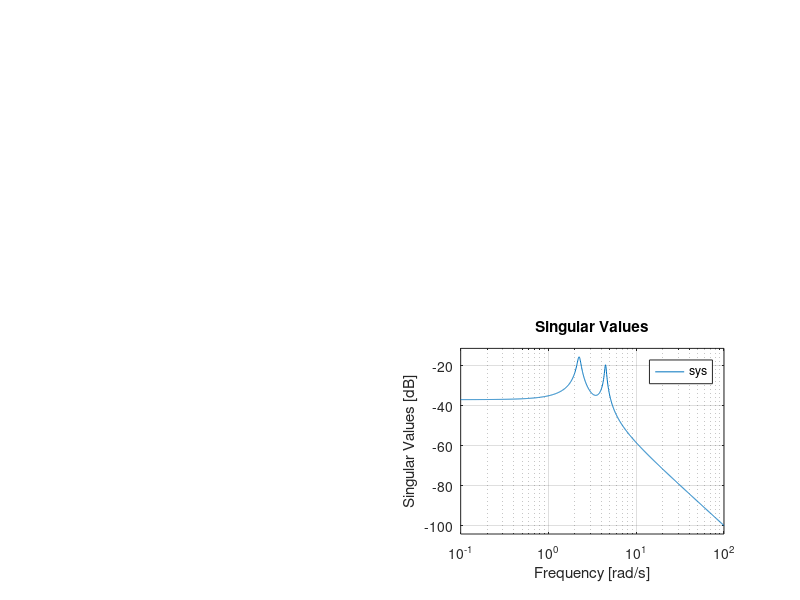
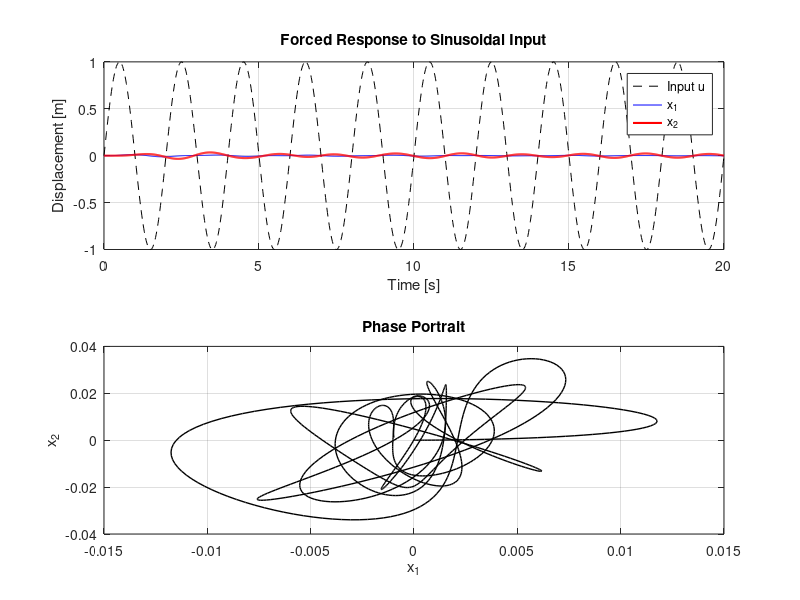

These figures' MATLAB source, in order:
%% {{NAME}} — Mathematical Modeling Template
% 自动生成 by ml template modeling
% 日期: {{DATE}}
% 用途: 物理/工程系统的数学模型构建

clear; clc; close all;

%% 1. Define system equations
% State-space representation: dx/dt = A*x + B*u, y = C*x
% Example: 2DOF mass-spring-damper system
%
% m1*x1'' + c1*x1' + k1*x1 + k2*(x1-x2) = u
% m2*x2'' + c2*x2' + k2*(x2-x1) = 0

m1 = 10;  m2 = 5;                  % Masses [kg]
c1 = 2;   c2 = 1;                   % Damping [N·s/m]
k1 = 100; k2 = 50;                  % Stiffness [N/m]

% State: [x1, x2, x1_dot, x2_dot]
A = [0,                   0,                   1,  0;
     0,                   0,                   0,  1;
     -(k1+k2)/m1,        k2/m1,             -c1/m1, 0;
     k2/m2,              -k2/m2,             0,    -c2/m2];

B = [0; 0; 1/m1; 0];
C = [1 0 0 0; 0 1 0 0];           % Output: displacements
D = [0; 0];

sys = ss(A, B, C, D);
fprintf('System: 2DOF mass-spring-damper\n');
fprintf('  States: %d\n', size(A, 1));
fprintf('  Inputs: %d\n', size(B, 2));

%% 2. Modal analysis
[eig_vec, eig_val] = eig(A);
omega_n = abs(imag(diag(eig_val)));
zeta = -real(diag(eig_val)) ./ omega_n;

fprintf('\nModal Analysis:\n');
for k = 1:length(omega_n)
    fprintf('  Mode %d: ω_n = %.2f rad/s, ζ = %.3f\n', k, omega_n(k), zeta(k));
end

%% 3. Frequency response
figure('Name', 'System Response', 'Position', [100 100 1000 700]);

subplot(2,2,1);
bode(sys(1,1)); title('Bode: Input → x1'); grid on;

subplot(2,2,2);
impulse(sys(1,1), 10); title('Impulse Response'); grid on;

subplot(2,2,3);
step(sys(1,1), 10); title('Step Response'); grid on;

subplot(2,2,4);
sigma(sys); title('Singular Values'); grid on;

saveas(gcf, 'model_analysis.png'); close(gcf);

%% 4. Time-domain simulation
t = linspace(0, 20, 1000);
u = sin(2*pi*0.5*t);              % Sinusoidal input
y = lsim(sys, u, t, [0; 0; 0; 0]);

figure('Name', 'Time Simulation', 'Position', [100 100 800 500]);

subplot(2,1,1);
plot(t, u, 'k--', t, y(:,1), 'b-', t, y(:,2), 'r-', 'LineWidth', 1.5);
xlabel('Time [s]'); ylabel('Displacement [m]');
legend('Input u', 'x_1', 'x_2'); grid on;
title('Forced Response to Sinusoidal Input');

subplot(2,1,2);
% Phase portrait
plot(y(:,1), y(:,2), 'k-', 'LineWidth', 1);
xlabel('x_1'); ylabel('x_2'); grid on;
title('Phase Portrait');

saveas(gcf, 'model_simulation.png'); close(gcf);

%% 5. Stability assessment
poles = pole(sys);
stable = all(real(poles) < 0);

if stable
    fprintf('\nStability: STABLE\n');
else
    fprintf('\nStability: UNSTABLE\n');
end
fprintf('Poles: '); disp(poles);

fprintf('\nModeling complete. Results saved to model_*.png\n');
